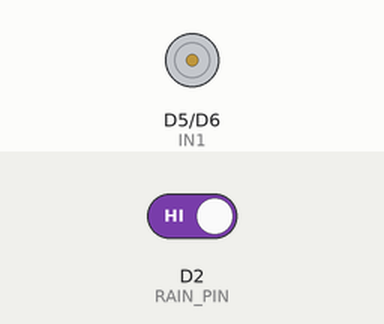
A sketch run on a simulated ESP8266 (NodeMCU). On the bench: motor-driver pin pairs drawn as motors (green arrow = first pin HIGH = forward, orange = second pin HIGH = backward, longer = more drive, scaled by the enable pin). Inputs (shaded band) come from the test bench; at power-on: D2 (RAIN_PIN) HIGH. What the sketch prints to the serial monitor is not drawn.

Above: at 1.2 s.
1.3 s: D2 (RAIN_PIN) driven LOW
At 1.8 s:
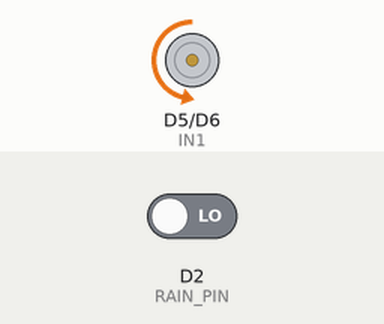
3.8 s: D2 (RAIN_PIN) driven HIGH
At 4.6 s:
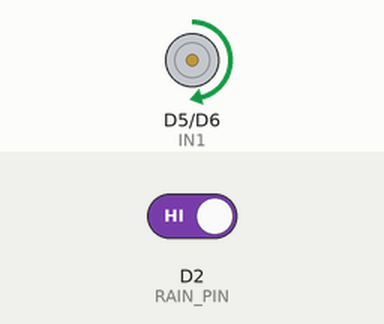
Timing chart, 0 to 6.8 s (numbered marks = the images above; inputs shaded):
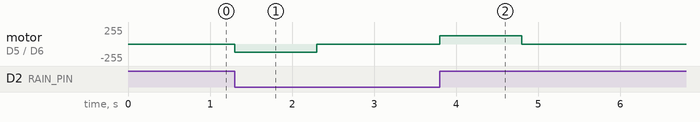

Measured:
- after the input at 1.3 s, motor on D5 (IN1) / D6 (IN2): stopped → backward 124/255 at once, → stopped 1.0 s later
- after the input at 3.8 s, motor on D5 (IN1) / D6 (IN2): stopped → forward 124/255 at once, → stopped 1.0 s later

The sketch:

sketch_dec30b.ino
```cpp
#define RAIN_PIN D2

#define IN1 D5
#define IN2 D6
#define ENA D7

#define RAIN     LOW
#define NO_RAIN  HIGH

int lastRainState = NO_RAIN;          // assume no rain at start
const unsigned long RUN_TIME = 1000;  // 1 second motor run
const int MOTOR_SPEED = 500;          // MID speed (0–1023)

void stopMotor() {
  digitalWrite(IN1, LOW);
  digitalWrite(IN2, LOW);
  analogWrite(ENA, 0);
  Serial.println("Motor stopped");
}

void setup() {
  Serial.begin(115200);
  Serial.println("Automatic Roof System Started");

  pinMode(RAIN_PIN, INPUT);
  pinMode(IN1, OUTPUT);
  pinMode(IN2, OUTPUT);
  pinMode(ENA, OUTPUT);

  // ESP8266 PWM setup
  analogWriteRange(1023);
  analogWriteFreq(1000);

  stopMotor();
}

void loop() {
  int currentRainState = digitalRead(RAIN_PIN);

  // 🌧 Rain just detected → CLOSE roof
  if (currentRainState == RAIN && lastRainState == NO_RAIN) {
    Serial.println("Rain detected → Closing roof");

    analogWrite(ENA, MOTOR_SPEED);   // enable motor (mid speed)
    digitalWrite(IN1, LOW);
    digitalWrite(IN2, HIGH);         // CLOSE direction

    delay(RUN_TIME);
    stopMotor();

    Serial.println("Roof closed");
  }

  // ☀️ Rain just stopped → OPEN roof
  if (currentRainState == NO_RAIN && lastRainState == RAIN) {
    Serial.println("No rain → Opening roof");

    analogWrite(ENA, MOTOR_SPEED);   // enable motor (mid speed)
    digitalWrite(IN1, HIGH);
    digitalWrite(IN2, LOW);          // OPEN direction

    delay(RUN_TIME);
    stopMotor();

    Serial.println("Roof opened");
  }

  // Save rain state
  lastRainState = currentRainState;
}
```

test.c
```cpp
const int irSensorPin = 2;
const int ledPin = 13;
const int buzzerPin = 8;

void setup() {
  pinMode(irSensorPin, INPUT);
  pinMode(ledPin, OUTPUT);
  pinMode(buzzerPin, OUTPUT);
  Serial.begin(9600);
}

void loop() {
  int sensorValue = digitalRead(irSensorPin);
  if (sensorValue == HIGH) {
    digitalWrite(ledPin, HIGH);
    digitalWrite(buzzerPin, HIGH);
    Serial.println("Object detected!");
  } else {
    digitalWrite(ledPin, LOW);
    digitalWrite(buzzerPin, LOW);
    Serial.println("No object detected.");
  }
  delay(100);
}
```
